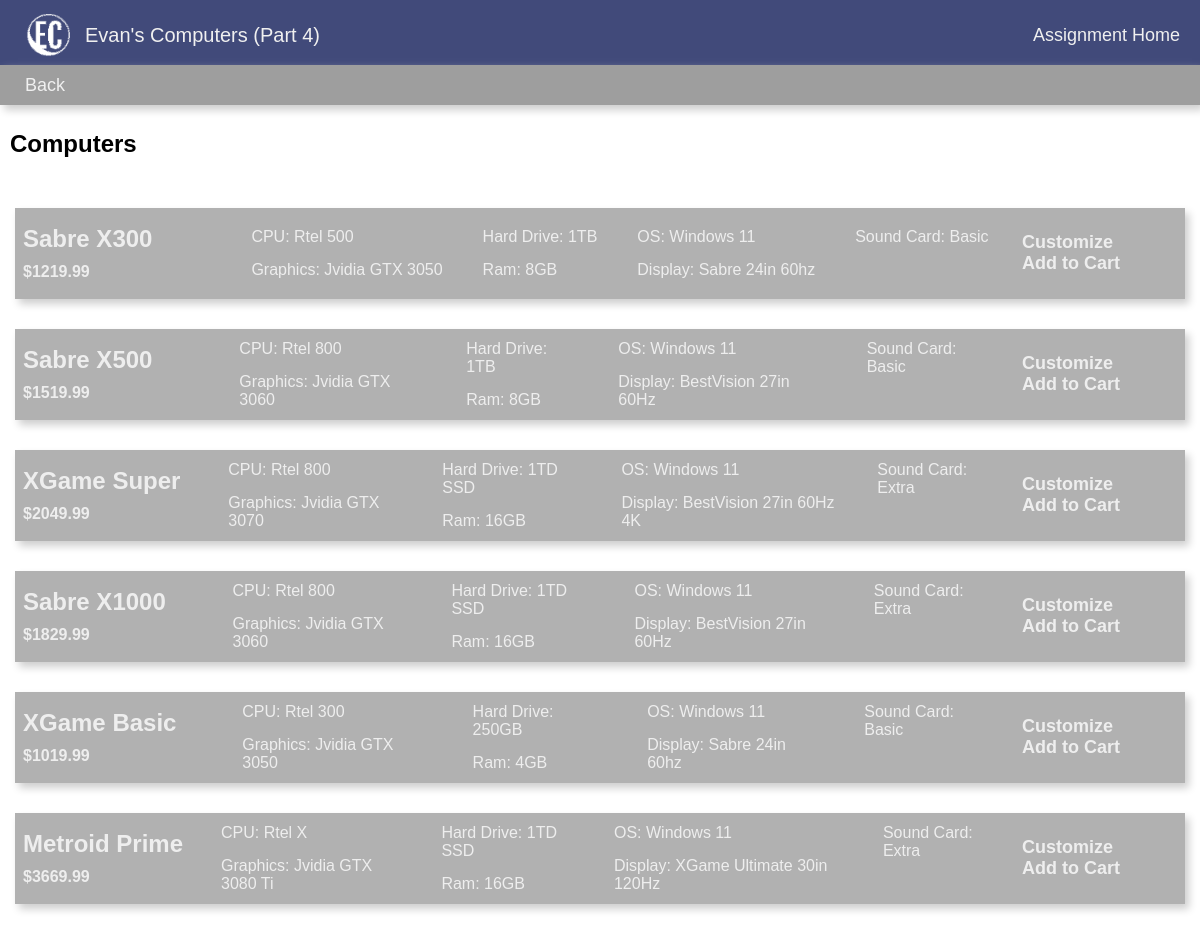
Page /part4/computers (signed in) on the committed database.
### part4/models.py (models this page shows, shortened)
class Computer(models.Model):
    name = models.CharField(max_length=256)
    price = models.FloatField()
    default = models.BooleanField(default=False)
    cart = models.ForeignKey(Cart, on_delete=models.CASCADE, blank=True, null=True)
    order = models.ForeignKey(Order, on_delete=models.CASCADE, blank=True, null=True)

class Component(models.Model):
    price = models.FloatField()
    name = models.CharField(max_length=256)
    desc = models.CharField(max_length=256)
    class Meta:
        abstract = True

class Cpu(Component):
    def __str__(self):
        return self.name

class GraphicsCard(Component):
    def __str__(self):
        return self.name

class HardDrive(Component):
    def __str__(self):
        return self.name

class Ram(Component):
    def __str__(self):
        return self.name

class Os(Component):
    def __str__(self):
        return self.name

class Display(Component):
    def __str__(self):
        return self.name

class SoundCard(Component):
    def __str__(self):
        return self.name

### part4/views.py (the view)
# urls.py: path('computers', views.computers, name='computers'),
def computers(request):
    if not request.user.is_authenticated:
        return redirect('./login')
    computer_info = []
    computers = get_computers()
    for computer in computers:
        components = get_components_for_computer(computer['id'])
        computer_info.append({
            'components': components,
            'computer': computer
        })
    template = loader.get_template('part4/computers.html')
    context = {
        'computer_info': computer_info,
        'computers': computers
    }
    return HttpResponse(template.render(context, request))

### part4/api/api.py (called while the page is built)
def buildComputerObj(spec):
    obj = {}
    obj['id'] = spec.computer.pk
    obj['name'] = spec.computer.name
    obj['price'] = spec.computer.price
    obj['components'] = {
        'cpu': spec.cpu.pk,
        'graphics': spec.graphics_card.pk,
        'hardDrive': spec.hard_drive.pk,
        'ram': spec.ram.pk,
        'os': spec.os.pk,
        'display': spec.display.pk,
        'soundCard': spec.sound_card.pk
    }
    return obj

def get_computers():
    specs = ComputerSpecs.objects.filter(computer__default=True)
    res = []
    for spec in specs:
        res.append(buildComputerObj(spec))
    return res

def get_computer(id):
    spec = ComputerSpecs.objects.filter(computer__id=id)[0]
    return buildComputerObj(spec)

def get_components():
    res = {
        'cpu': list(Cpu.objects.values()),
        'graphics': list(GraphicsCard.objects.values()),
        'hardDrive': list(HardDrive.objects.values()),
        'ram': list(Ram.objects.values()),
        'os': list(Os.objects.values()),
        'display': list(Display.objects.values()),
        'soundCard': list(SoundCard.objects.values()),
    }
    return res

def get_components_for_computer(id):
    computer = get_computer(id)
    all_components = get_components()
    components = {}
    for key in all_components.keys():
        for component in all_components[key]:
            if component['id'] == computer['components'][key]:
                components[key] = component
    return components

### part4/templates/part4/computers.html (shortened to what this page needs)
{% load static %}
<!DOCTYPE html>
<html lang="en">
<head>
    <link rel="stylesheet" href={% static 'main.css' %}>
    <link rel="stylesheet" href={% static 'part4/main.css' %}>
</head>
<body>
    <div class="main">
        <div class="navbar">
            <div class="title"><img src={% static 'part4/logo_mini.PNG' %} width="70" height="50"> Evan's Computers (Part 4)</div>
            <div class="links">
                <a class="link" href="../">Assignment Home</a>
            </div>
        </div>
        <div class="sub-nav">
            <div class="links">
                <a class="link sublink" href="../part4">Back</a>
            </div>
        </div>
        <div class="content">
            <h2>Computers</h2>
            <div class="computer-list">
                {% if computer_info %}
                    {% for info in computer_info %}
                        <div class="computer-list-item" id={{info.computer.id}}>
                            <div class="computer-list-info">
                                <div class="computer-list-title">{{info.computer.name}}</div>
                                <div class="computer-list-price">${{info.computer.price}}</div>
                            </div>
                            <div class="computer-list-details">
                                <div class="computer-list-details-section">
                                    <div class="computer-detail">CPU: {{info.components.cpu.name}}</div>
                                    <div class="computer-detail">Graphics: {{info.components.graphics.name}}</div>
                                </div>
                                <div class="computer-list-details-section">
                                    <div class="computer-detail">Hard Drive: {{info.components.hardDrive.name}}</div>
                                    <div class="computer-detail">Ram: {{info.components.ram.name}}</div>
                                </div>
                                <div class="computer-list-details-section">
                                    <div class="computer-detail">OS: {{info.components.os.name}}</div>
                                    <div class="computer-detail">Display: {{info.components.display.name}}</div>
                                </div>
                                <div class="computer-list-details-section">
                                    <div class="computer-detail">Sound Card: {{info.components.soundCard.name}}</div>
                                </div>
                            </div>
                            <div class="computer-list-controls">
                                <a class="computer-list-btn" href="./customize/{{info.computer.id}}">Customize</a>
                                <a class="computer-list-btn add">Add to Cart</a>
                            </div>
                        </div>
                    {% endfor %}
                {% else %}
                    <p>No computers are avaliable</p>
                {% endif %}
            </div>
        </div>
    </div>
</body>
</html>

### shared/main.css (style rules this page uses)
html, body { height: 100%; }
body { margin: 0; font-family: 'Roboto Slab', sans-serif; }
.main { display: flex; flex-direction: column; }
.navbar { display: flex; flex-direction: row; justify-content: space-between; align-items: center; height: 60px; background-color: #414a7a; padding: 2px 5px; box-shadow: 4px 5px 8px #cecece; color: rgb(240, 240, 240); padding: 5px 15px; }
.sub-nav { display: flex; flex-direction: row; justify-content: space-between; align-items: center; height: 30px; background-color: #9e9e9e; padding: 2px 5px; margin-bottom: 5px; margin-top: -5px; box-shadow: 4px 5px 8px #cecece; color: rgb(240, 240, 240); padding: 5px 15px; }
.title { font-size: 20px; display: flex; flex-direction: row; align-items: center; }
.links .link { font-size: 18px; color: rgb(240, 240, 240); text-decoration: none; cursor: pointer; margin: 0 5px; }
.links .sublink { margin: 0 10px; }
.content { margin: 0 10px; display: flex; flex-direction: column; flex: 1; height: 100%; }

### part4/static/part4/main.css (style rules this page uses)
.computer-list { display: flex; flex-direction: column; margin: 15px 5px; }
.computer-list-info { width: 200px; }
.computer-list-item { background: #b1b1b1; box-shadow: 4px 5px 8px #cecece; padding: 8px; display: flex; justify-content: space-between; align-items: center; height: 75px; margin: 15px 0; }
.computer-list-title { font-size: 24px; font-weight: 600; color: #eeeeee; margin-bottom: 10px; }
.computer-list-price { color: #eeeeee; font-weight: 600; }
.computer-list-btn { margin: 0 5px; border: none; font-size: 18px; background: #b1b1b1; color: #eeeeee; font-weight: 600; cursor: pointer; width: 150px; text-decoration: none; }
.computer-list-details { display: flex; flex-direction: row; }
.computer-list-details-section { margin: 0 20px; }
.computer-detail { font-size: 16px; color: #eeeeee; margin: 15px 0; }
.computer-list-controls { display: flex; flex-direction: column; justify-content: flex-end; }

### rows in the picture
Computer: computer.name "Sabre X300", computer.price "1219.99"
Cpu: components.cpu.name "Rtel 500"
GraphicsCard: components.graphics.name "Jvidia GTX 3050" "Jvidia GTX 3050"
HardDrive: components.hardDrive.name "1TB" "1TB"
Ram: components.ram.name "8GB" "8GB"
Os: components.os.name "Windows 11" "Windows 11" "Windows 11" "Windows 11" "Windows 11" "Windows 11"
Display: components.display.name "Sabre 24in 60hz" "Sabre 24in 60hz"
SoundCard: components.soundCard.name "Basic" "Basic" "Basic"
Computer: computer.name "Sabre X500", computer.price "1519.99"
Cpu: components.cpu.name "Rtel 800" "Rtel 800" "Rtel 800"
GraphicsCard: components.graphics.name "Jvidia GTX 3060" "Jvidia GTX 3060"
Display: components.display.name "BestVision 27in 60Hz" "BestVision 27in 60Hz"
Computer: computer.name "XGame Super", computer.price "2049.99"
GraphicsCard: components.graphics.name "Jvidia GTX 3070"
HardDrive: components.hardDrive.name "1TD SSD" "1TD SSD" "1TD SSD"
Ram: components.ram.name "16GB" "16GB" "16GB"
Display: components.display.name "BestVision 27in 60Hz 4K"
SoundCard: components.soundCard.name "Extra" "Extra" "Extra"
Computer: computer.name "Sabre X1000", computer.price "1829.99"
Computer: computer.name "XGame Basic", computer.price "1019.99"
Cpu: components.cpu.name "Rtel 300"
HardDrive: components.hardDrive.name "250GB"
Ram: components.ram.name "4GB"
Computer: computer.name "Metroid Prime", computer.price "3669.99"
Cpu: components.cpu.name "Rtel X"
GraphicsCard: components.graphics.name "Jvidia GTX 3080 Ti"
Display: components.display.name "XGame Ultimate 30in 120Hz"
